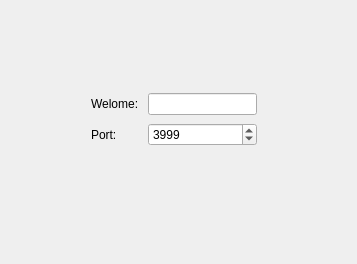
<?xml version="1.0" encoding="UTF-8"?>
<ui version="4.0">
 <class>Dialog</class>
 <widget class="QDialog" name="Dialog">
  <property name="geometry">
   <rect>
    <x>0</x>
    <y>0</y>
    <width>357</width>
    <height>264</height>
   </rect>
  </property>
  <property name="windowTitle">
   <string>Dialog</string>
  </property>
  <layout class="QVBoxLayout" name="verticalLayout">
   <item>
    <widget class="QStackedWidget" name="stackedWidget">
     <property name="currentIndex">
      <number>0</number>
     </property>
     <widget class="QWidget" name="page">
      <widget class="QWidget" name="">
       <property name="geometry">
        <rect>
         <x>80</x>
         <y>80</y>
         <width>166</width>
         <height>57</height>
        </rect>
       </property>
       <layout class="QGridLayout" name="gridLayout">
        <item row="1" column="0">
         <widget class="QLabel" name="label_2">
          <property name="text">
           <string>Port: </string>
          </property>
         </widget>
        </item>
        <item row="0" column="0">
         <widget class="QLabel" name="label">
          <property name="text">
           <string>Welome: </string>
          </property>
         </widget>
        </item>
        <item row="0" column="1">
         <widget class="QLineEdit" name="txtMessage"/>
        </item>
        <item row="1" column="1">
         <widget class="QSpinBox" name="sbPort">
          <property name="maximum">
           <number>64000</number>
          </property>
          <property name="value">
           <number>3999</number>
          </property>
         </widget>
        </item>
       </layout>
      </widget>
     </widget>
     <widget class="QWidget" name="page_2">
      <widget class="QWidget" name="">
       <property name="geometry">
        <rect>
         <x>60</x>
         <y>60</y>
         <width>168</width>
         <height>48</height>
        </rect>
       </property>
       <layout class="QGridLayout" name="gridLayout_2">
        <item row="0" column="1">
         <widget class="QPushButton" name="btnStop">
          <property name="text">
           <string>Stop</string>
          </property>
         </widget>
        </item>
        <item row="1" column="0">
         <widget class="QLabel" name="lblStatus">
          <property name="text">
           <string>Closed</string>
          </property>
         </widget>
        </item>
        <item row="0" column="0">
         <widget class="QPushButton" name="btnStart">
          <property name="text">
           <string>Start</string>
          </property>
         </widget>
        </item>
       </layout>
      </widget>
     </widget>
    </widget>
   </item>
   <item>
    <widget class="QDialogButtonBox" name="buttonBox">
     <property name="standardButtons">
      <set>QDialogButtonBox::NoButton</set>
     </property>
    </widget>
   </item>
  </layout>
 </widget>
 <resources/>
 <connections/>
</ui>
